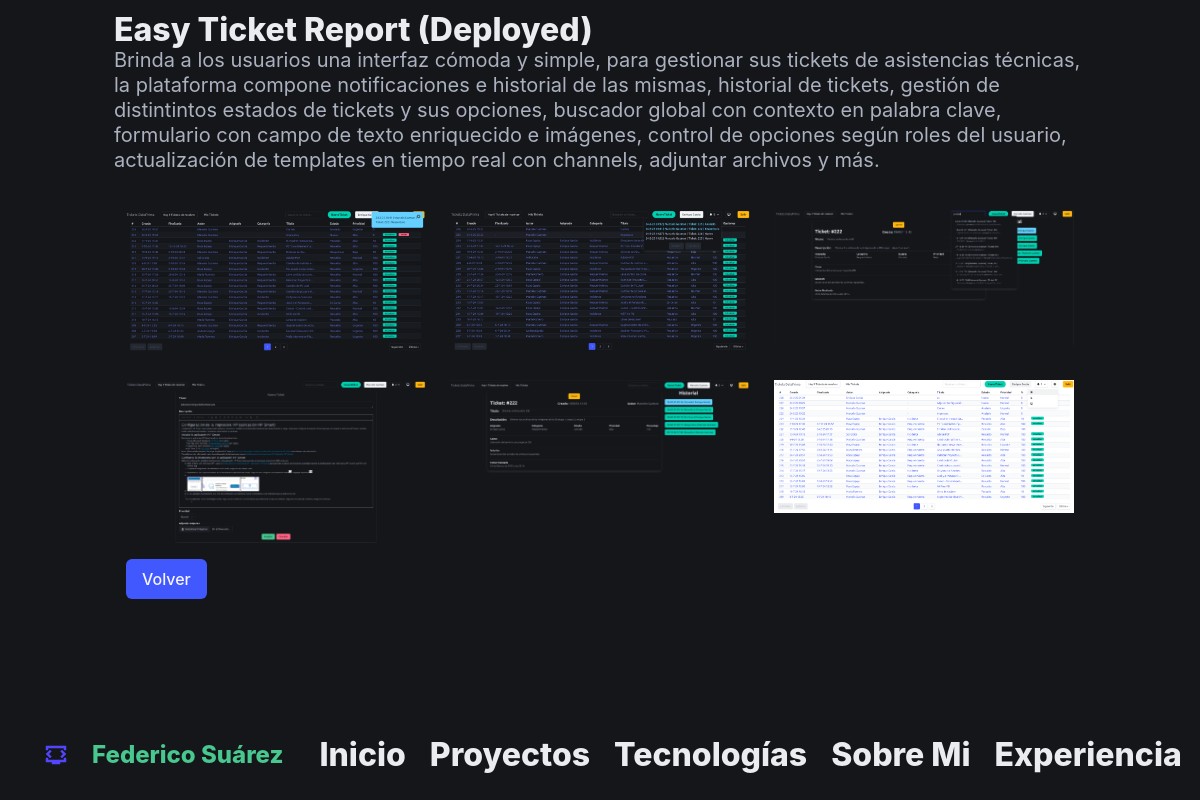
Page /proyecto/1/galeria/ on the earlier database version.
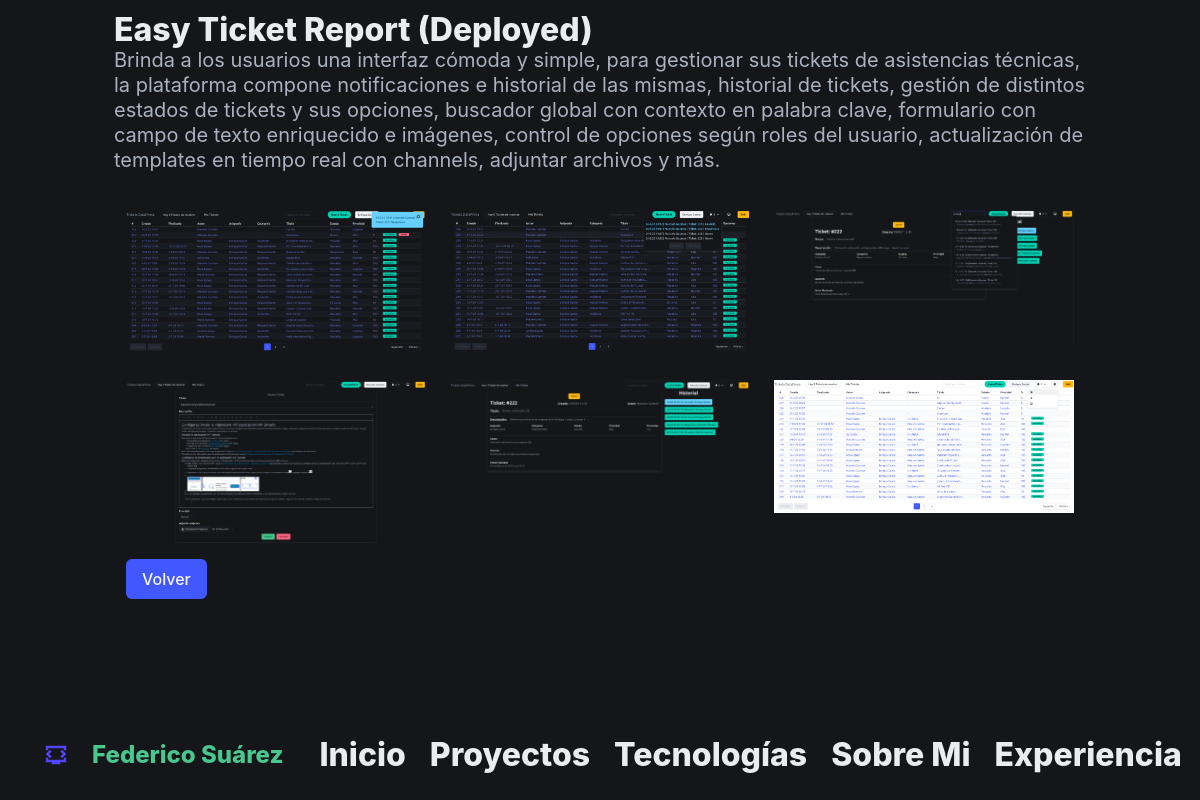
Same page on the later database version.
### app_mock/models.py (models this page shows, shortened)
class Project(models.Model):
    title = models.CharField(max_length=100)
    description = models.TextField(max_length=500)
    nro_orden = models.PositiveSmallIntegerField(editable=True)  # Editable y no único
    status = models.BooleanField(default=True)
    inicio = models.DateField()
    technologies = models.ManyToManyField('Technology', related_name='projects')  # Relación muchos a muchos

### app_mock/views.py (the view)
# urls.py: path('proyecto/<int:pk>/galeria/', ProjectGalleryView.as_view(), name='project_gallery'),
class ProjectGalleryView(DetailView):
    model = Project
    template_name = 'app_mock/project_gallery.html'
    context_object_name = 'project'
    def get_object(self, queryset=None):
        return get_object_or_404(Project, pk=self.kwargs.get("pk"))

### app_mock/templates/app_mock/project_gallery.html
{% extends 'app_mock/base.html' %}
{% load static %}
{% block content %}
<div class="hero is-small">
    <div class="hero-body">
        <div class="project-gallery">
            <div class="columns is-multiline is-variable">
                <div class="title">{{ project.title }}</div>
                <div class="subtitle">{{ project.description }}</div>
                {% for image in project.images.all %}
                <div class="column is-full-mobile is-half-tablet is-one-third-desktop">
                        <a href="{{ image.image.url }}" title="{{ project.title }}">
                            <img src="{{ image.image.url }}" alt="{{ project.title }}" class="gallery-thumb">
                        </a>
                    </div>
                {% endfor %}
            </div>
        </div>
        <a href="{% url 'main' %}" class="button is-link mt-4">Volver</a>
    </div>
</div>
{% endblock content %}

Differences in the rows shown:
changed Project "Easy Ticket Report (Deployed)": description "…de tickets, gestión de distintintos estados de tickets y…" → "…de tickets, gestión de distintos estados de tickets y…"
